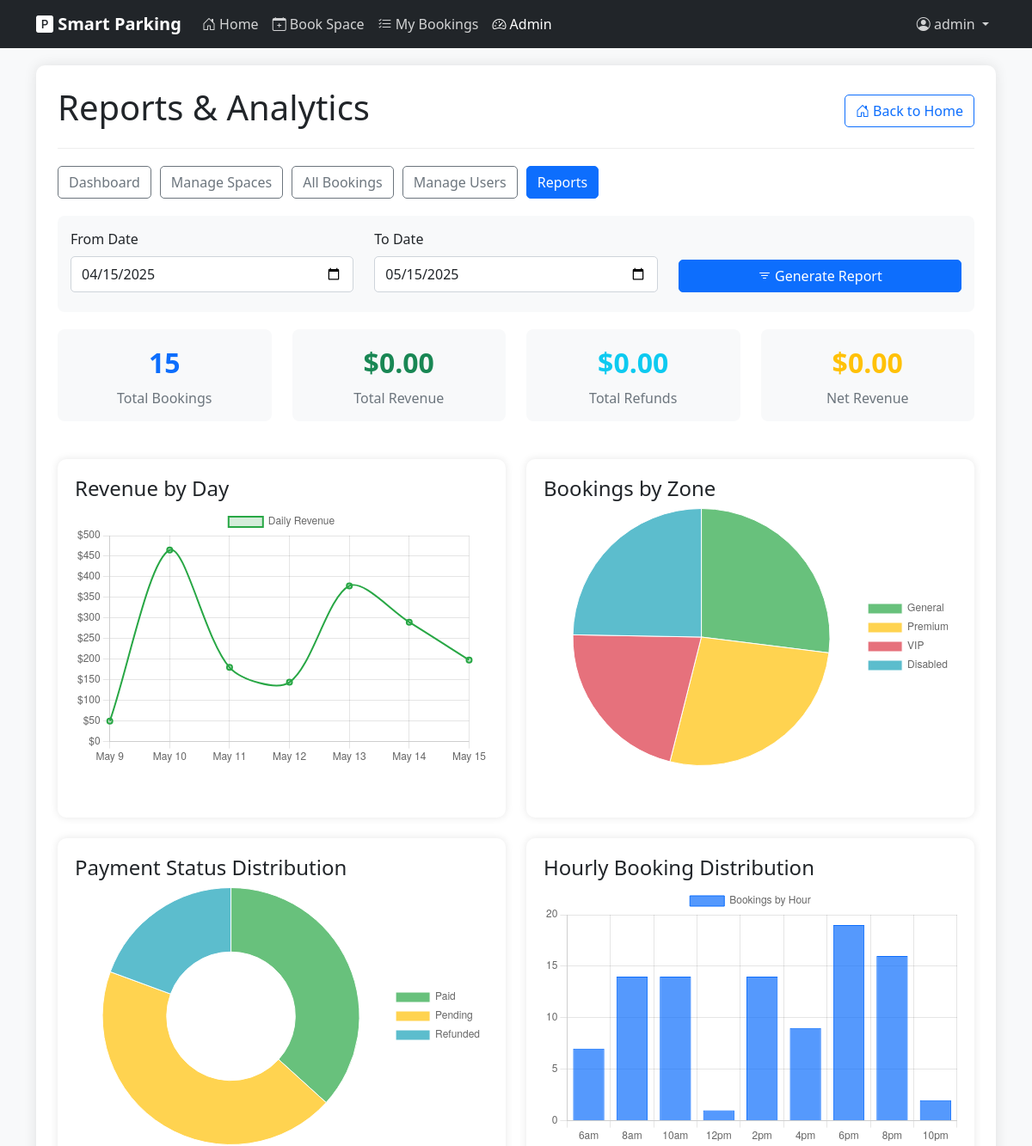
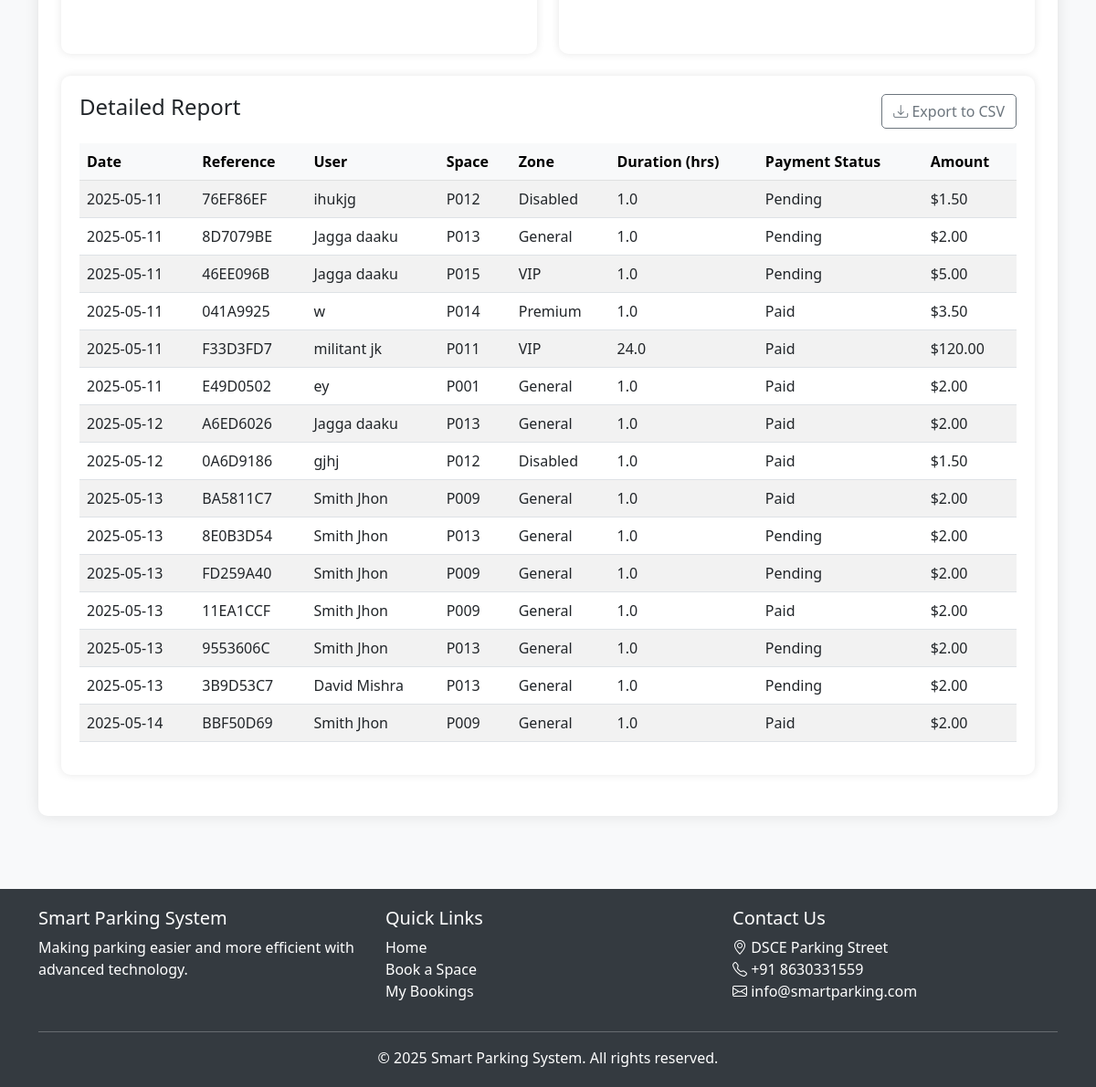
/admin/reports (signed in), run on an earlier commit of the app's database (2 pictures, top to bottom).
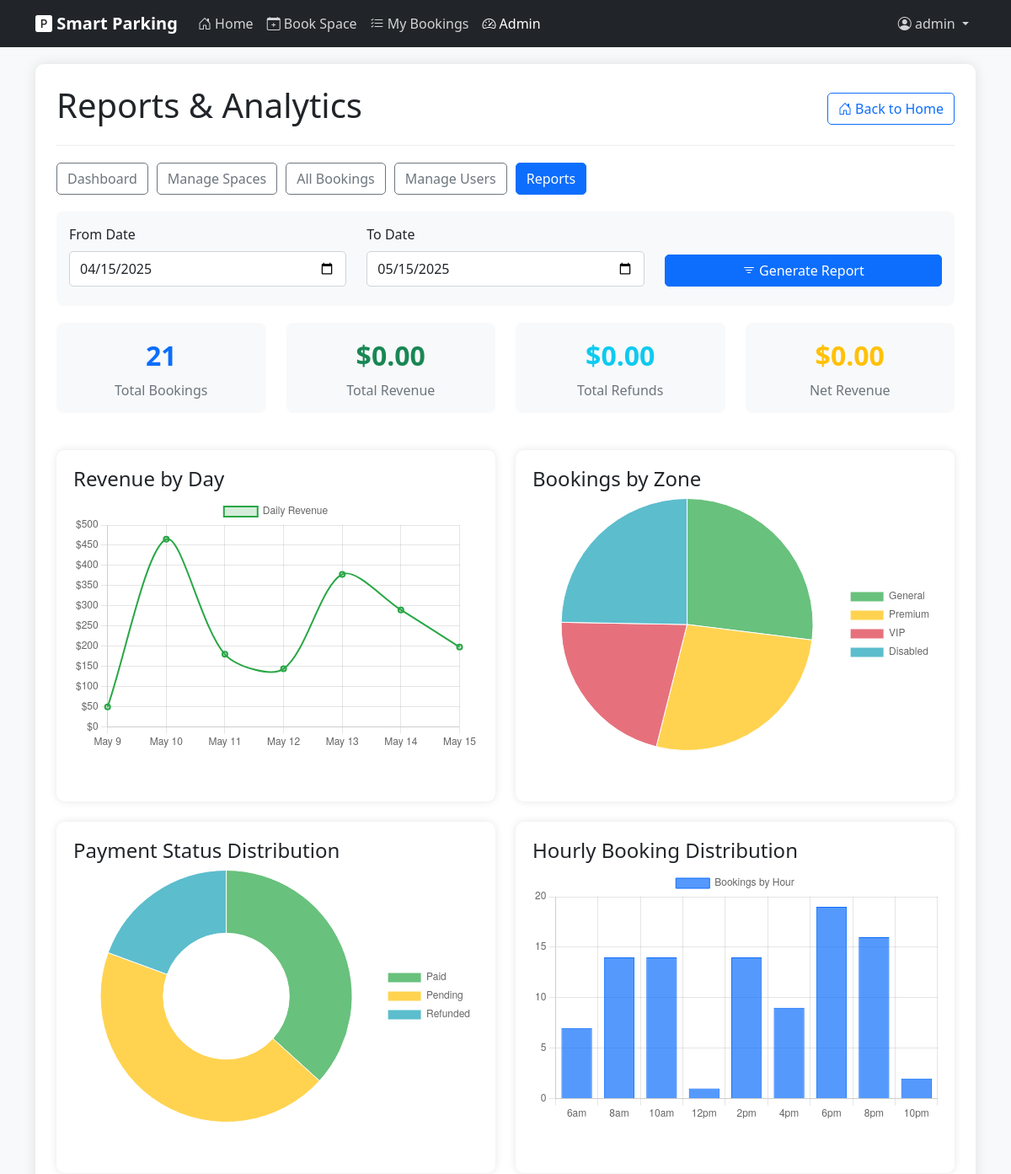
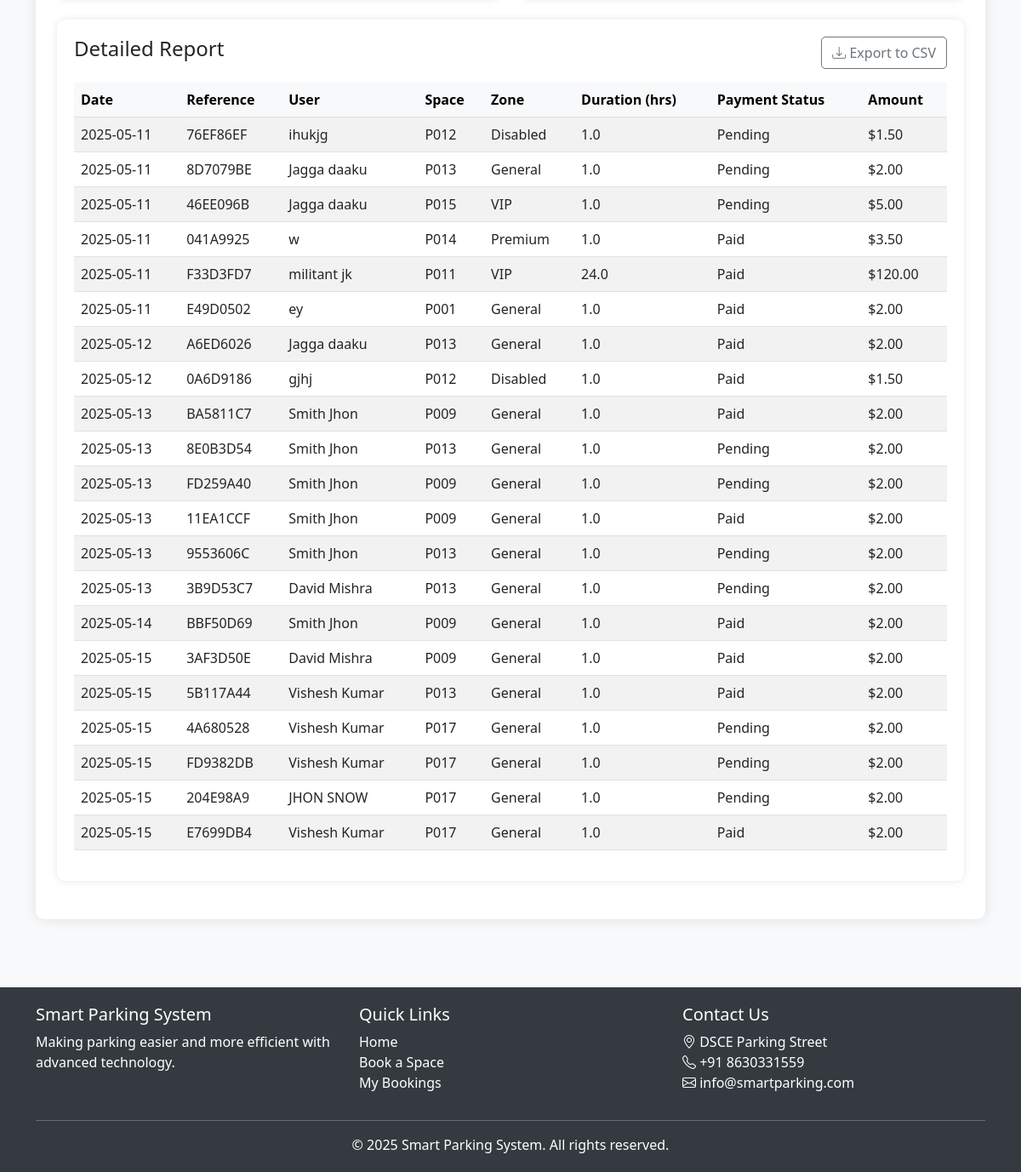
And on a later commit of the database (2 pictures, top to bottom).
### models.py (models this page shows, shortened)
class Booking(db.Model):
    id = db.Column(db.Integer, primary_key=True)
    booking_reference = db.Column(db.String(10), unique=True, nullable=False)
    user_id = db.Column(db.Integer, db.ForeignKey('user.id'), nullable=True)  # Can be null for guest bookings
    user_name = db.Column(db.String(100), nullable=False)
    user_email = db.Column(db.String(100), nullable=False)
    vehicle_id = db.Column(db.Integer, db.ForeignKey('vehicle.id'), nullable=True)
    license_plate = db.Column(db.String(20), nullable=False)
    start_time = db.Column(db.DateTime, nullable=False, default=datetime.utcnow)
    end_time = db.Column(db.DateTime, nullable=False)
    is_active = db.Column(db.Boolean, default=True)
    created_at = db.Column(db.DateTime, nullable=False, default=datetime.utcnow)
    parking_space_id = db.Column(db.Integer, db.ForeignKey('parking_space.id'), nullable=False)
    total_price = db.Column(db.Float, nullable=False)
    payment_status = db.Column(db.String(20), default='Pending')  # 'Pending', 'Paid', 'Refunded'
    check_in_time = db.Column(db.DateTime, nullable=True)
    check_out_time = db.Column(db.DateTime, nullable=True)
    selection_method = db.Column(db.String(20), default='Manual')  # 'Auto' or 'Manual'

class ParkingSpace(db.Model):
    id = db.Column(db.Integer, primary_key=True)
    position_x = db.Column(db.Integer, nullable=False)
    position_y = db.Column(db.Integer, nullable=False)
    space_id = db.Column(db.String(10), unique=True, nullable=False)
    zone = db.Column(db.String(20), default='General')  # e.g., 'VIP', 'Disabled', 'General'
    hourly_rate = db.Column(db.Float, default=150.00)  # Default hourly rate in INR (equivalent to ~$2.00)
    is_active = db.Column(db.Boolean, default=True)
    bookings = db.relationship('Booking', backref='parking_space', lazy=True)

### app.py (the view)
@app.route('/admin/reports')
def admin_reports():
    if not session.get('is_admin', False):
        flash('You do not have permission to access this page', 'danger')
        return redirect(url_for('index'))
    from_date = request.args.get('from_date', (datetime.now() - timedelta(days=30)).strftime('%Y-%m-%d'))
    to_date = request.args.get('to_date', datetime.now().strftime('%Y-%m-%d'))
    from_datetime = datetime.strptime(from_date, '%Y-%m-%d')
    to_datetime = datetime.strptime(to_date, '%Y-%m-%d') + timedelta(days=1)  # Include the end date
    bookings = Booking.query.filter(
        Booking.created_at >= from_datetime,
        Booking.created_at <= to_datetime
    ).all()
    payments = []
    total_revenue = 0
    total_refunds = 0
    return render_template(
        'admin/reports.html',
        bookings=bookings,
        payments=payments,
        total_revenue=total_revenue,
        total_refunds=total_refunds,
        from_date=from_date,
        to_date=to_date
    )

### app.py (called while the page is built)
@app.context_processor
def inject_view_functions():
    return dict(view_functions=app.view_functions)

### templates/admin/reports.html (shortened to what the changed rows need)
{% extends "layout.html" %}
{% block content %}
<div class="admin-container">
    <div class="admin-header d-flex justify-content-between align-items-center">
        <h1>Reports & Analytics</h1>
    </div>
    <div class="row">
        <div class="col-md-3 mb-4">
            <div class="summary-card text-center">
                <div class="summary-value text-primary">{{ bookings|length }}</div>
                <div class="summary-label">Total Bookings</div>
            </div>
        </div>
    </div>
    <div class="report-card">
        <div class="table-responsive">
            <table class="table table-striped table-hover" id="reportTable">
                <thead class="table-light">
                    <tr>
                        <th>Date</th>
                        <th>Reference</th>
                        <th>User</th>
                        <th>Space</th>
                        <th>Zone</th>
                        <th>Duration (hrs)</th>
                        <th>Payment Status</th>
                        <th>Amount</th>
                    </tr>
                </thead>
                <tbody>
                    {% for booking in bookings %}
                        <tr>
                            <td>{{ booking.created_at.strftime('%Y-%m-%d') }}</td>
                            <td>{{ booking.booking_reference }}</td>
                            <td>{{ booking.user_name }}</td>
                            <td>{{ booking.parking_space.space_id }}</td>
                            <td>{{ booking.parking_space.zone }}</td>
                            <td>{{ (booking.end_time - booking.start_time).total_seconds() // 3600 }}</td>
                            <td>{{ booking.payment_status }}</td>
                            <td>${{ "%.2f"|format(booking.total_price) }}</td>
                        </tr>
                    {% endfor %}
                </tbody>
            </table>
        </div>
    </div>
</div>
{% endblock %}

What changed in the data, as far as the page shows it:
added Booking: created_at "2025-05-15", booking_reference "3AF3D50E", user_name "David Mishra", parking_space.space_id "P009", parking_space.zone "General", end_time+start_time "1.0", payment_status "Paid", total_price "2.00"
added Booking: created_at "2025-05-15", booking_reference "5B117A44", user_name "Vishesh Kumar", parking_space.space_id "P013", parking_space.zone "General", end_time+start_time "1.0", payment_status "Paid", total_price "2.00"
added Booking: created_at "2025-05-15", booking_reference "4A680528", user_name "Vishesh Kumar", parking_space.space_id "P017", parking_space.zone "General", end_time+start_time "1.0", payment_status "Pending", total_price "2.00"
added Booking: created_at "2025-05-15", booking_reference "FD9382DB", user_name "Vishesh Kumar", parking_space.space_id "P017", parking_space.zone "General", end_time+start_time "1.0", payment_status "Pending", total_price "2.00"
added Booking: created_at "2025-05-15", booking_reference "204E98A9", user_name "JHON SNOW", parking_space.space_id "P017", parking_space.zone "General", end_time+start_time "1.0", payment_status "Pending", total_price "2.00"
added Booking: created_at "2025-05-15", booking_reference "E7699DB4", user_name "Vishesh Kumar", parking_space.space_id "P017", parking_space.zone "General", end_time+start_time "1.0", payment_status "Paid", total_price "2.00"
Also different on the page:
{{ bookings|length }}: "15" → "21"
